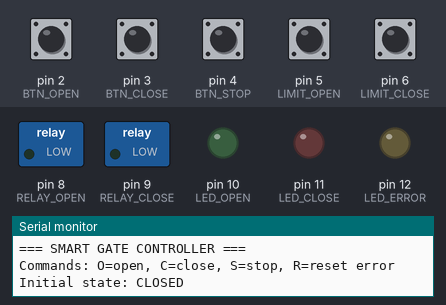
Simulated run of this program. Board: Arduino Uno, built with avr-gcc and run on an emulated ATmega328P. Parts: switched loads named in the program (green lamp = pin HIGH), output pins drawn as LEDs (lit = HIGH), the last lines printed to the serial monitor. The test bench sets the inputs (shaded band); at power-on: pin 2 (BTN_OPEN), pin 3 (BTN_CLOSE), pin 4 (BTN_STOP), pin 5 (LIMIT_OPEN), pin 6 (LIMIT_CLOSE) HIGH.

Above: at 1.2 s.
1.3 s: pin 2 (BTN_OPEN) pulled LOW for 0.15 s
At 2.2 s:
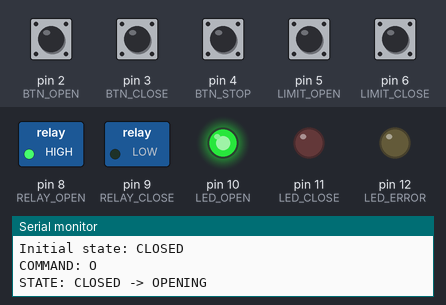
2.9 s: pin 3 (BTN_CLOSE) pulled LOW for 0.15 s
At 3.4 s:
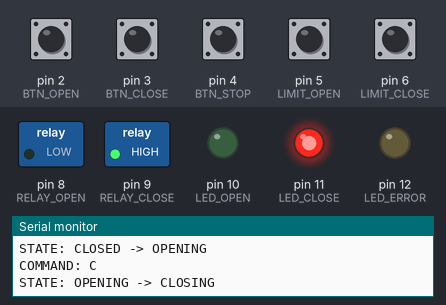
4.5 s: pin 4 (BTN_STOP) pulled LOW for 0.15 s
At 5.9 s:
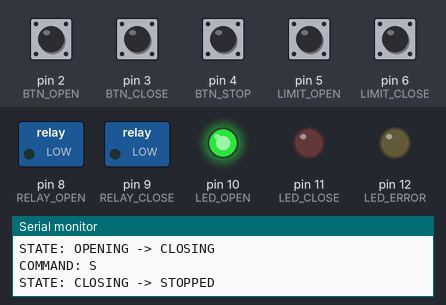
7.6 s: pin 2 (BTN_OPEN) pulled LOW for 1 s
At 9.4 s:
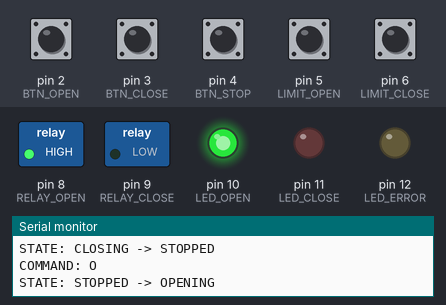
Timing chart, 0 to 10.9 s (numbered marks = the images above; inputs shaded):
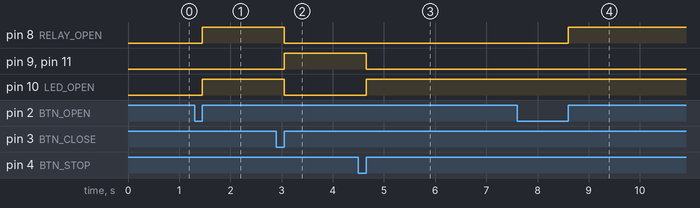

The program:

main.cpp
```cpp
#include <Arduino.h>

/*
  QA Embedded Training Project
  SMART GATE CONTROLLER — BUGGY TRAINING VERSION

  IMPORTANT:
  This version intentionally contains hidden defects for QA practice.
  Students receive requirements + this project and must discover the bugs.

  Board: Arduino Uno

  INPUTS
    D2  OPEN button
    D3  CLOSE button
    D4  STOP button
    D5  OPEN limit switch
    D6  CLOSE limit switch

  OUTPUTS
    D8  OPEN relay
    D9  CLOSE relay
    D10 OPEN LED
    D11 CLOSE LED
    D12 ERROR LED
    D13 BUZZER

  Serial commands:
    O = OPEN
    C = CLOSE
    S = STOP
    R = RESET ERROR
*/

enum GateState {
  CLOSED,
  OPENING,
  OPEN,
  CLOSING,
  STOPPED,
  ERROR_STATE
};

const byte BTN_OPEN   = 2;
const byte BTN_CLOSE  = 3;
const byte BTN_STOP   = 4;
const byte LIMIT_OPEN = 5;
const byte LIMIT_CLOSE = 6;

const byte RELAY_OPEN  = 8;
const byte RELAY_CLOSE = 9;
const byte LED_OPEN    = 10;
const byte LED_CLOSE   = 11;
const byte LED_ERROR   = 12;
const byte BUZZER      = 13;

const unsigned long MOVE_TIMEOUT = 10000UL;
const unsigned long DEBOUNCE_MS = 60UL;

GateState state = CLOSED;
unsigned long movementStartedAt = 0;

bool lastOpen = HIGH;
bool lastClose = HIGH;
bool lastStop = HIGH;
unsigned long lastDebounceOpen = 0;
unsigned long lastDebounceClose = 0;
unsigned long lastDebounceStop = 0;

const char* stateName(GateState s) {
  switch (s) {
    case CLOSED: return "CLOSED";
    case OPENING: return "OPENING";
    case OPEN: return "OPEN";
    case CLOSING: return "CLOSING";
    case STOPPED: return "STOPPED";
    case ERROR_STATE: return "ERROR";
  }
  return "UNKNOWN";
}

void allRelaysOff() {
  digitalWrite(RELAY_OPEN, LOW);
  digitalWrite(RELAY_CLOSE, LOW);
}

void updateOutputs() {
  allRelaysOff();

  digitalWrite(LED_OPEN, LOW);
  digitalWrite(LED_CLOSE, LOW);
  digitalWrite(LED_ERROR, LOW);

  switch (state) {
    case CLOSED:
      break;

    case OPENING:
      digitalWrite(RELAY_OPEN, HIGH);
      digitalWrite(LED_OPEN, HIGH);
      break;

    case OPEN:
      digitalWrite(LED_OPEN, HIGH);
      break;

    case CLOSING:
      digitalWrite(RELAY_CLOSE, HIGH);
      digitalWrite(LED_CLOSE, HIGH);
      break;

    case STOPPED:
      // BUG #1 candidate: STOPPED is intentionally displayed as OPEN.
      digitalWrite(LED_OPEN, HIGH);
      break;

    case ERROR_STATE:
      digitalWrite(LED_ERROR, HIGH);
      tone(BUZZER, 1200);
      return;
  }

  noTone(BUZZER);
}

void changeState(GateState newState) {
  if (state != newState) {
    Serial.print("STATE: ");
    Serial.print(stateName(state));
    Serial.print(" -> ");
    Serial.println(stateName(newState));
  }

  state = newState;

  if (state == OPENING || state == CLOSING) {
    movementStartedAt = millis();
  }

  updateOutputs();
}

void stopGate() {
  // BUG #2: STOP changes state but does not immediately switch outputs off.
  changeState(STOPPED);
}

bool buttonPressed(byte pin, bool &lastReading, unsigned long &lastDebounce) {
  bool reading = digitalRead(pin);

  if (reading != lastReading) {
    lastDebounce = millis();
    lastReading = reading;
  }

  if ((millis() - lastDebounce) > DEBOUNCE_MS && reading == LOW) {
    while (digitalRead(pin) == LOW) {
      delay(1);
    }
    lastReading = HIGH;
    return true;
  }

  return false;
}

void handleCommand(char cmd) {
  cmd = toupper(cmd);

  Serial.print("COMMAND: ");
  Serial.println(cmd);

  if (cmd == 'S') {
    stopGate();
    return;
  }

  if (cmd == 'R') {
    if (state == ERROR_STATE) {
      changeState(STOPPED);
    }
    return;
  }

  if (state == ERROR_STATE) {
    Serial.println("IGNORED: controller is in ERROR");
    return;
  }

  if (cmd == 'O') {
    // BUG #3: OPEN is accepted during CLOSING without first stopping.
    if (state == CLOSED || state == STOPPED || state == CLOSING) {
      if (digitalRead(LIMIT_OPEN) == LOW) {
        changeState(OPEN);
      } else {
        changeState(OPENING);
      }
    } else {
      Serial.println("IGNORED: OPEN is not valid in current state");
    }
  }

  if (cmd == 'C') {
    // BUG #4: CLOSE is accepted during OPENING.
    if (state == OPEN || state == STOPPED || state == OPENING) {
      if (digitalRead(LIMIT_CLOSE) == LOW) {
        changeState(CLOSED);
      } else {
        changeState(CLOSING);
      }
    } else {
      Serial.println("IGNORED: CLOSE is not valid in current state");
    }
  }

  // BUG #5: invalid commands are silently treated as harmless,
  // but the requirement expects an explicit ERROR indication.
  if (cmd != 'O' && cmd != 'C') {
    Serial.println("UNKNOWN COMMAND");
  }
}

void setup() {
  Serial.begin(115200);

  pinMode(BTN_OPEN, INPUT_PULLUP);
  pinMode(BTN_CLOSE, INPUT_PULLUP);
  pinMode(BTN_STOP, INPUT_PULLUP);
  pinMode(LIMIT_OPEN, INPUT_PULLUP);
  pinMode(LIMIT_CLOSE, INPUT_PULLUP);

  pinMode(RELAY_OPEN, OUTPUT);
  pinMode(RELAY_CLOSE, OUTPUT);
  pinMode(LED_OPEN, OUTPUT);
  pinMode(LED_CLOSE, OUTPUT);
  pinMode(LED_ERROR, OUTPUT);
  pinMode(BUZZER, OUTPUT);

  allRelaysOff();
  updateOutputs();

  Serial.println("=== SMART GATE CONTROLLER ===");
  Serial.println("Commands: O=open, C=close, S=stop, R=reset error");
  Serial.println("Initial state: CLOSED");
}

void loop() {
  if (Serial.available()) {
    handleCommand(Serial.read());
  }

  if (buttonPressed(BTN_OPEN, lastOpen, lastDebounceOpen)) {
    handleCommand('O');
  }

  if (buttonPressed(BTN_CLOSE, lastClose, lastDebounceClose)) {
    handleCommand('C');
  }

  if (buttonPressed(BTN_STOP, lastStop, lastDebounceStop)) {
    handleCommand('S');
  }

  // BUG #6: OPENING does not stop at LIMIT_OPEN; it goes to ERROR instead.
  if (state == OPENING && digitalRead(LIMIT_OPEN) == LOW) {
    Serial.println("OPEN LIMIT DETECTED");
    // intentionally missing: changeState(OPEN);
  }

  if (state == CLOSING && digitalRead(LIMIT_CLOSE) == LOW) {
    changeState(CLOSED);
  }

  // BUG #7: simultaneous relay detection is missing.

  // BUG #8: timeout is 10 seconds as required, but only CLOSING is checked.
  if (state == CLOSING &&
      millis() - movementStartedAt > MOVE_TIMEOUT) {
    Serial.println("ERROR: movement timeout");
    changeState(ERROR_STATE);
  }

  // BUG #9: if both limit switches are active, controller does not enter ERROR.
  if (digitalRead(LIMIT_OPEN) == LOW && digitalRead(LIMIT_CLOSE) == LOW) {
    Serial.println("WARNING: both limit switches active");
    // intentionally no state change
  }
}
```

Measured:
- after the input at 1.3 s, pin 8 (RELAY_OPEN), pin 10 (LED_OPEN): LOW → HIGH after 0.15 s
- after the input at 2.9 s, pin 8 (RELAY_OPEN), pin 10 (LED_OPEN): HIGH → LOW after 0.15 s; pin 9 (RELAY_CLOSE), pin 11 (LED_CLOSE): LOW → HIGH after 0.15 s
- after the input at 4.5 s, pin 9 (RELAY_CLOSE), pin 11 (LED_CLOSE): HIGH → LOW after 0.15 s; pin 10 (LED_OPEN): LOW → HIGH after 0.15 s
- after the input at 7.6 s, pin 8 (RELAY_OPEN): LOW → HIGH after 1.0 s
